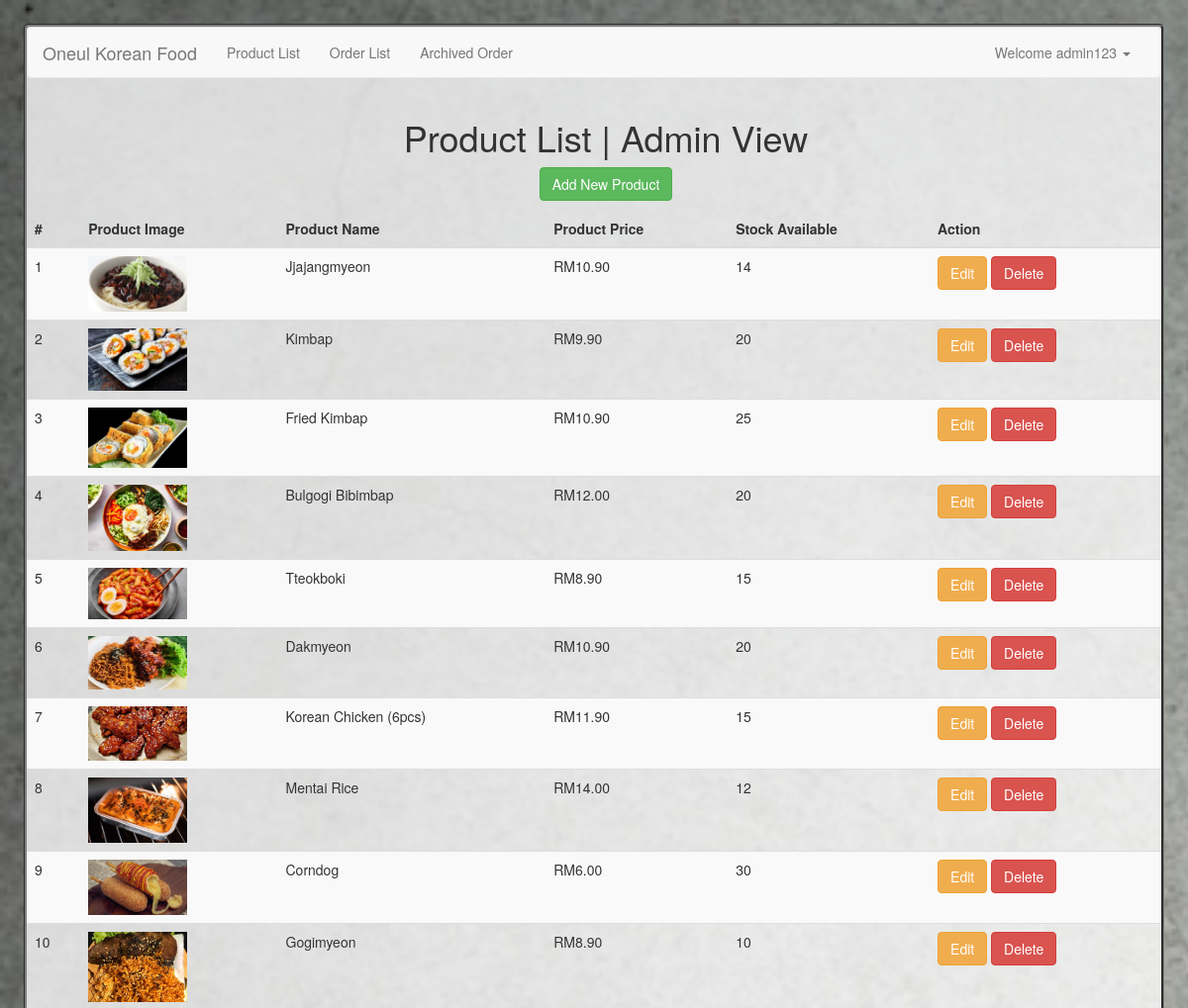
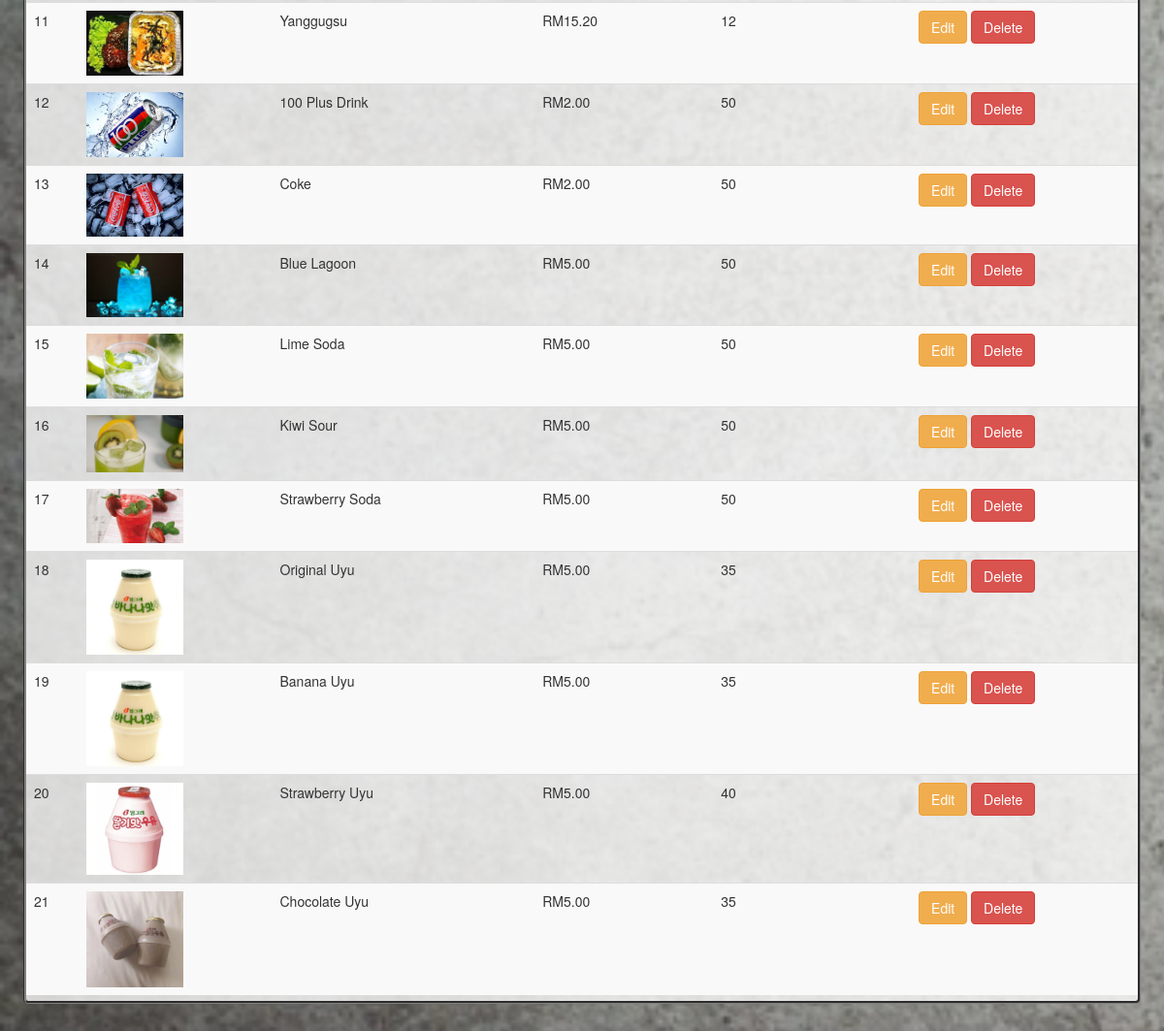
/home.php (signed in), run on the app's committed database (2 pictures, top to bottom).
### tables this page shows
CREATE TABLE `product` (
  `productId` int(11) NOT NULL,
  `productName` varchar(255) NOT NULL,
  `productPrice` double NOT NULL,
  `productStock` int(11) NOT NULL,
  `productImage` text NOT NULL
);

### fx.php (called while the page is built, shortened)
<?php
$conn = mysqli_connect("localhost", "root", "", "kfood");
function query($query)
{
    global $conn;
    $result = mysqli_query($conn, $query);
    $rows = [];
    while ($row = mysqli_fetch_assoc($result)) {
        $rows[] = $row;
    }
    return $rows;
}

### home.php (the view, shortened to what this page needs)
<?php
require 'fx.php';
if (!isset($_SESSION["loggedin"]) || $_SESSION["loggedin"] !== true) {
    echo "<script>alert('Please login first.');  document.location.href = 'login.php'; </script>";
    exit;
} else {
    $getQuery = "SELECT * FROM product";
    $product = query($getQuery);
}
?>
<!DOCTYPE html>
<head>
    <?php
    include('include.php');
    ?>
</head>
<body>
    <div class="main table-responsive ">
        <?php include('navbar.php'); ?>
        <div class="container">
            <?php if ($_SESSION['userlevel'] == 'admin') { ?>
                <h1 class="center mt-5 mb-1">Product List | Admin View</h1>
                <p class="center"><a class="btn btn-success" type="button" href="addproduct.php">Add New Product</a></p>
            <?php } else { ?>
                <h1 class="center mt-5 mb-1">Welcome to Oneul Korean Food</h1>
                <p class="center mb-5">Order and enjoy our korean food anytime, anywhere!</p>
            <?php } ?>
        </div>
        <table class="table table-striped" id="table" align="center">
            <thead>
                <tr>
                    <th>#</th>
                    <th>Product Image</th>
                    <th>Product Name</th>
                    <th>Product Price</th>
                    <th>Stock Available</th>
                    <th>Action</th>
                </tr>
            </thead>
            <?php
            $counter = 0;
            foreach ($product as $prod):
                $counter++;
                ?>
                <tr>
                    <td>
                        <?php echo $counter; ?>
                    </td>
                    <td>
                        <img src="product_images/<?= $prod["productImage"]; ?>" alt="" width="100"><br>
                    </td>
                    <td>
                        <?php echo $prod["productName"], "<br>"; ?>
                    </td>
                    <td>
                        <?php echo "RM", number_format((float) $prod["productPrice"], 2), "<br>"; ?>
                    </td>
                    <td>
                        <?php echo $prod["productStock"], "<br>"; ?>
                    </td>
                    <td>
                        <?php if ($_SESSION['userlevel'] == 'admin') { ?>
                            <a href='editproduct.php?productId=<?php echo $prod["productId"]; ?>'
                                class='btn btn-warning'>Edit</a>
                            <button type="button" class="btn btn-danger" data-toggle="modal" data-target="#deleteModal"
                                data-productId="<?php echo $prod["productId"]; ?>">
                                Delete
                            </button>
                        <?php } ?>
                    </td>
                </tr>
                <?php
            endforeach; ?>
        </table>
    </div>
</body>
</html>

### data on the page
product: productImage (picture), productName "Jjajangmyeon", productPrice "10.90", productStock "14"
product: productImage (picture), productName "Kimbap", productPrice "9.90", productStock "20"
product: productImage (picture), productName "Fried Kimbap", productPrice "10.90", productStock "25"
product: productImage (picture), productName "Bulgogi Bibimbap", productPrice "12.00", productStock "20"
product: productImage (picture), productName "Tteokboki", productPrice "8.90", productStock "15"
product: productImage (picture), productName "Dakmyeon", productPrice "10.90", productStock "20"
product: productImage (picture), productName "Korean Chicken (6pcs)", productPrice "11.90", productStock "15"
product: productImage (picture), productName "Mentai Rice", productPrice "14.00", productStock "12"
product: productImage (picture), productName "Corndog", productPrice "6.00", productStock "30"
product: productImage (picture), productName "Gogimyeon", productPrice "8.90", productStock "10"
product: productImage (picture), productName "Yanggugsu", productPrice "15.20", productStock "12"
product: productImage (picture), productName "100 Plus Drink", productPrice "2.00", productStock "50"
product: productImage (picture), productName "Coke", productPrice "2.00", productStock "50"
product: productImage (picture), productName "Blue Lagoon", productPrice "5.00", productStock "50"
product: productImage (picture), productName "Lime Soda", productPrice "5.00", productStock "50"
product: productImage (picture), productName "Kiwi Sour", productPrice "5.00", productStock "50"
product: productImage (picture), productName "Strawberry Soda", productPrice "5.00", productStock "50"
product: productImage (picture), productName "Original Uyu", productPrice "5.00", productStock "35"
product: productImage (picture), productName "Banana Uyu", productPrice "5.00", productStock "35"
product: productImage (picture), productName "Strawberry Uyu", productPrice "5.00", productStock "40"
product: productImage (picture), productName "Chocolate Uyu", productPrice "5.00", productStock "35"

### other printed values
$_SESSION["username"] "admin123"
